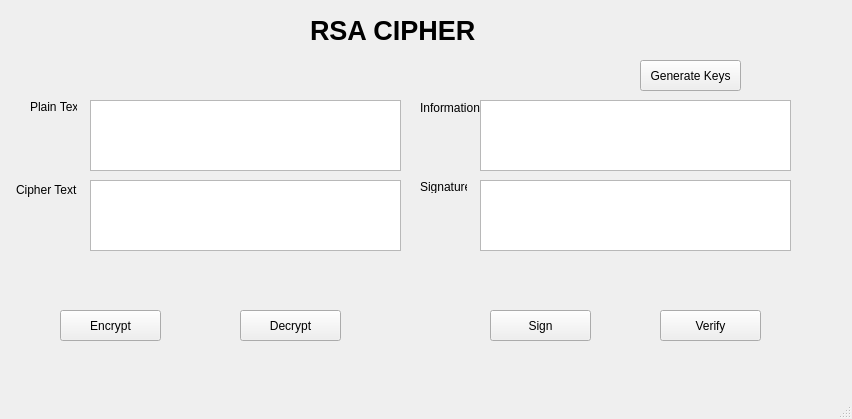
<?xml version="1.0" encoding="UTF-8"?>
<ui version="4.0">
 <class>MainWindow</class>
 <widget class="QMainWindow" name="MainWindow">
  <property name="geometry">
   <rect>
    <x>0</x>
    <y>0</y>
    <width>852</width>
    <height>419</height>
   </rect>
  </property>
  <property name="windowTitle">
   <string>MainWindow</string>
  </property>
  <widget class="QWidget" name="centralwidget">
   <widget class="QLabel" name="label">
    <property name="geometry">
     <rect>
      <x>310</x>
      <y>10</y>
      <width>191</width>
      <height>41</height>
     </rect>
    </property>
    <property name="baseSize">
     <size>
      <width>1</width>
      <height>1</height>
     </size>
    </property>
    <property name="font">
     <font>
      <pointsize>20</pointsize>
      <weight>75</weight>
      <bold>true</bold>
     </font>
    </property>
    <property name="text">
     <string>RSA CIPHER</string>
    </property>
   </widget>
   <widget class="QLabel" name="label_2">
    <property name="geometry">
     <rect>
      <x>30</x>
      <y>100</y>
      <width>47</width>
      <height>13</height>
     </rect>
    </property>
    <property name="text">
     <string>Plain Text</string>
    </property>
   </widget>
   <widget class="QLabel" name="label_3">
    <property name="geometry">
     <rect>
      <x>16</x>
      <y>180</y>
      <width>61</width>
      <height>20</height>
     </rect>
    </property>
    <property name="text">
     <string>Cipher Text</string>
    </property>
   </widget>
   <widget class="QLabel" name="label_4">
    <property name="geometry">
     <rect>
      <x>420</x>
      <y>100</y>
      <width>61</width>
      <height>16</height>
     </rect>
    </property>
    <property name="text">
     <string>Information</string>
    </property>
   </widget>
   <widget class="QLabel" name="label_5">
    <property name="geometry">
     <rect>
      <x>420</x>
      <y>180</y>
      <width>47</width>
      <height>13</height>
     </rect>
    </property>
    <property name="text">
     <string>Signature</string>
    </property>
   </widget>
   <widget class="QPlainTextEdit" name="txt_plain_text">
    <property name="geometry">
     <rect>
      <x>90</x>
      <y>100</y>
      <width>311</width>
      <height>71</height>
     </rect>
    </property>
   </widget>
   <widget class="QPlainTextEdit" name="txt_cipher_text">
    <property name="geometry">
     <rect>
      <x>90</x>
      <y>180</y>
      <width>311</width>
      <height>71</height>
     </rect>
    </property>
   </widget>
   <widget class="QPlainTextEdit" name="txt_sign">
    <property name="geometry">
     <rect>
      <x>480</x>
      <y>180</y>
      <width>311</width>
      <height>71</height>
     </rect>
    </property>
   </widget>
   <widget class="QPlainTextEdit" name="txt_info">
    <property name="geometry">
     <rect>
      <x>480</x>
      <y>100</y>
      <width>311</width>
      <height>71</height>
     </rect>
    </property>
   </widget>
   <widget class="QPushButton" name="btn_encrypt">
    <property name="geometry">
     <rect>
      <x>60</x>
      <y>310</y>
      <width>101</width>
      <height>31</height>
     </rect>
    </property>
    <property name="text">
     <string>Encrypt</string>
    </property>
   </widget>
   <widget class="QPushButton" name="btn_decrypt">
    <property name="geometry">
     <rect>
      <x>240</x>
      <y>310</y>
      <width>101</width>
      <height>31</height>
     </rect>
    </property>
    <property name="text">
     <string>Decrypt</string>
    </property>
   </widget>
   <widget class="QPushButton" name="btn_verify">
    <property name="geometry">
     <rect>
      <x>660</x>
      <y>310</y>
      <width>101</width>
      <height>31</height>
     </rect>
    </property>
    <property name="text">
     <string>Verify</string>
    </property>
   </widget>
   <widget class="QPushButton" name="btn_sign">
    <property name="geometry">
     <rect>
      <x>490</x>
      <y>310</y>
      <width>101</width>
      <height>31</height>
     </rect>
    </property>
    <property name="text">
     <string>Sign</string>
    </property>
   </widget>
   <widget class="QPushButton" name="btn_gen_keys">
    <property name="geometry">
     <rect>
      <x>640</x>
      <y>60</y>
      <width>101</width>
      <height>31</height>
     </rect>
    </property>
    <property name="text">
     <string>Generate Keys</string>
    </property>
   </widget>
  </widget>
  <widget class="QMenuBar" name="menubar">
   <property name="geometry">
    <rect>
     <x>0</x>
     <y>0</y>
     <width>852</width>
     <height>21</height>
    </rect>
   </property>
  </widget>
  <widget class="QStatusBar" name="statusbar"/>
 </widget>
 <resources/>
 <connections/>
</ui>
